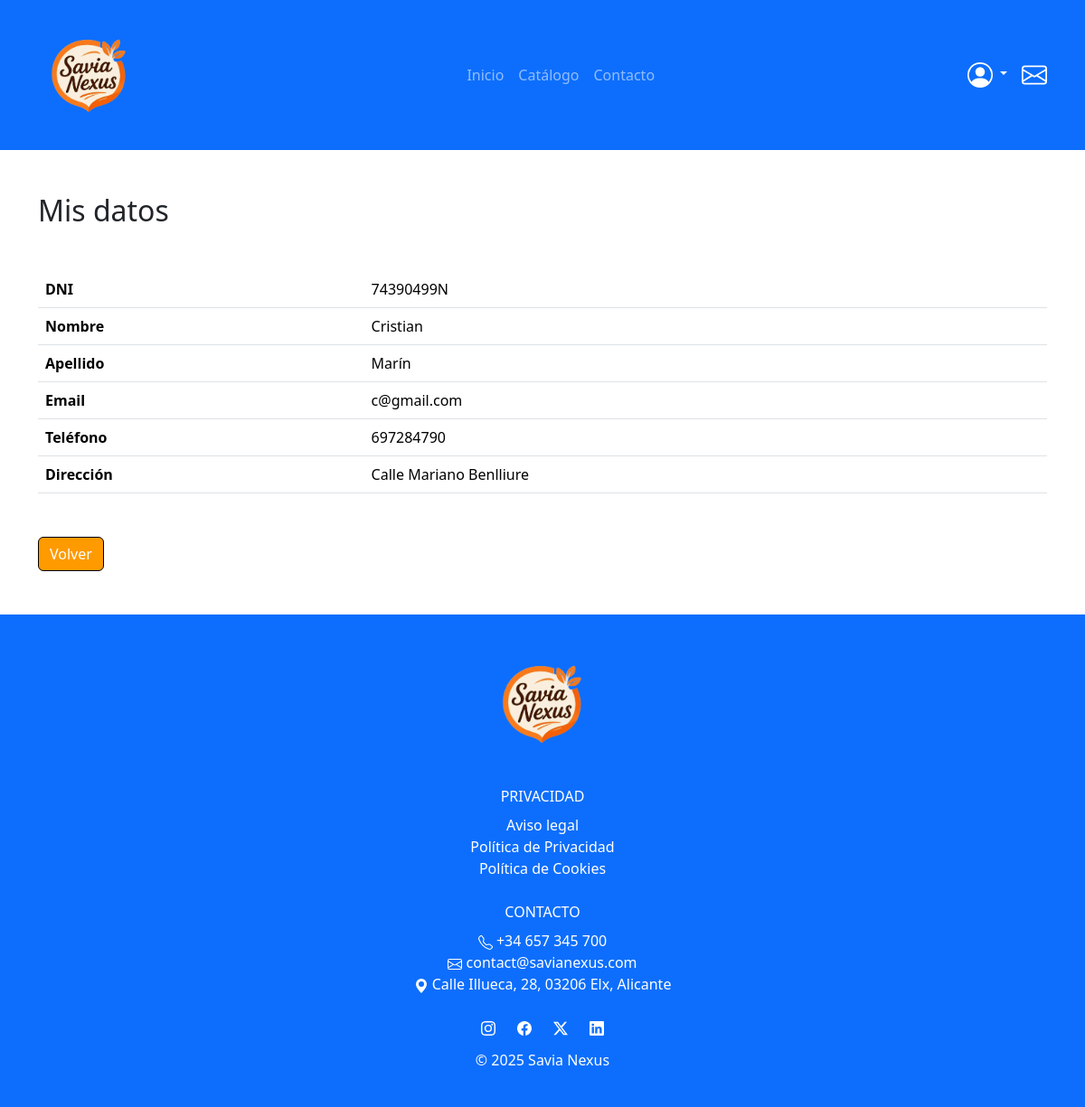
/user/profile.php (signed in), run on the app's committed database.
### tables this page shows
CREATE TABLE `usuarios` (
  `dni` varchar(9) NOT NULL,
  `nombre` varchar(30) NOT NULL,
  `apellido` varchar(50) NOT NULL,
  `direccion` varchar(50) NOT NULL,
  `email` varchar(50) NOT NULL,
  `telefono` varchar(9) NOT NULL,
  `clave` varchar(250) NOT NULL,
  `rol` enum('cliente','empleado','admin') DEFAULT 'cliente',
  `activo` enum('activo','inactivo') DEFAULT 'activo'
);

### models/User.php (called while the page is built, shortened)
<?php
class User {
    private PDO $pdo;
    public function __construct(PDO $pdo) {
        $this->pdo = $pdo;
    }
    public function getByDni(string $dni) {
        $sql = "SELECT dni, nombre, apellido, direccion, email, telefono, rol, activo
                FROM usuarios
                WHERE dni = ?";
        $stmt = $this->pdo->prepare($sql);
        $stmt->execute([$dni]);
        return $stmt->fetch();
    }
}

### public/user/profile.php (the view, shortened to what this page needs)
<?php
require_once __DIR__ . '/../../includes/config.php';
require_once __DIR__ . '/../../models/User.php';
$userModel = new User($pdo);
$user = $userModel->getByDni($_SESSION['dni']);
?>
<?php include __DIR__ . '/../../includes/head.php'; ?>
<body>
    <?php include __DIR__ . '/../../includes/navbar.php'; ?>
    <div class="container mt-5 mb-5">
        <h2 class="mb-5">Mis datos</h2>
        <table class="table mt-4">
            <tr><th>DNI</th><td><?= htmlspecialchars($user['dni']) ?></td></tr>
            <tr><th>Nombre</th><td><?= htmlspecialchars($user['nombre']) ?></td></tr>
            <tr><th>Apellido</th><td><?= htmlspecialchars($user['apellido']) ?></td></tr>
            <tr><th>Email</th><td><?= htmlspecialchars($user['email']) ?></td></tr>
            <tr><th>Teléfono</th><td><?= htmlspecialchars($user['telefono']) ?></td></tr>
            <tr><th>Dirección</th><td><?= htmlspecialchars($user['direccion']) ?></td></tr>
        </table>
        <div class="mt-5">
            <a href="dashboard.php" class="btn btn-primary">Volver</a>
        </div>
    </div>
    <?php include __DIR__ . '/../../includes/footer.php'; ?>
</body>
</html>

### public/assets/css/style.css (style rules this page uses)
:root { --primary-color: #FF9A00; --hover-color: #CC7A00; }
.btn-primary { background-color: var(--primary-color); border-color: black; }
a { text-decoration: none; color: black; }

### data on the page
usuarios: dni "74390499N", nombre "Cristian", apellido "Marín", email "c@gmail.com", telefono "697284790", direccion "Calle Mariano Benlliure"
